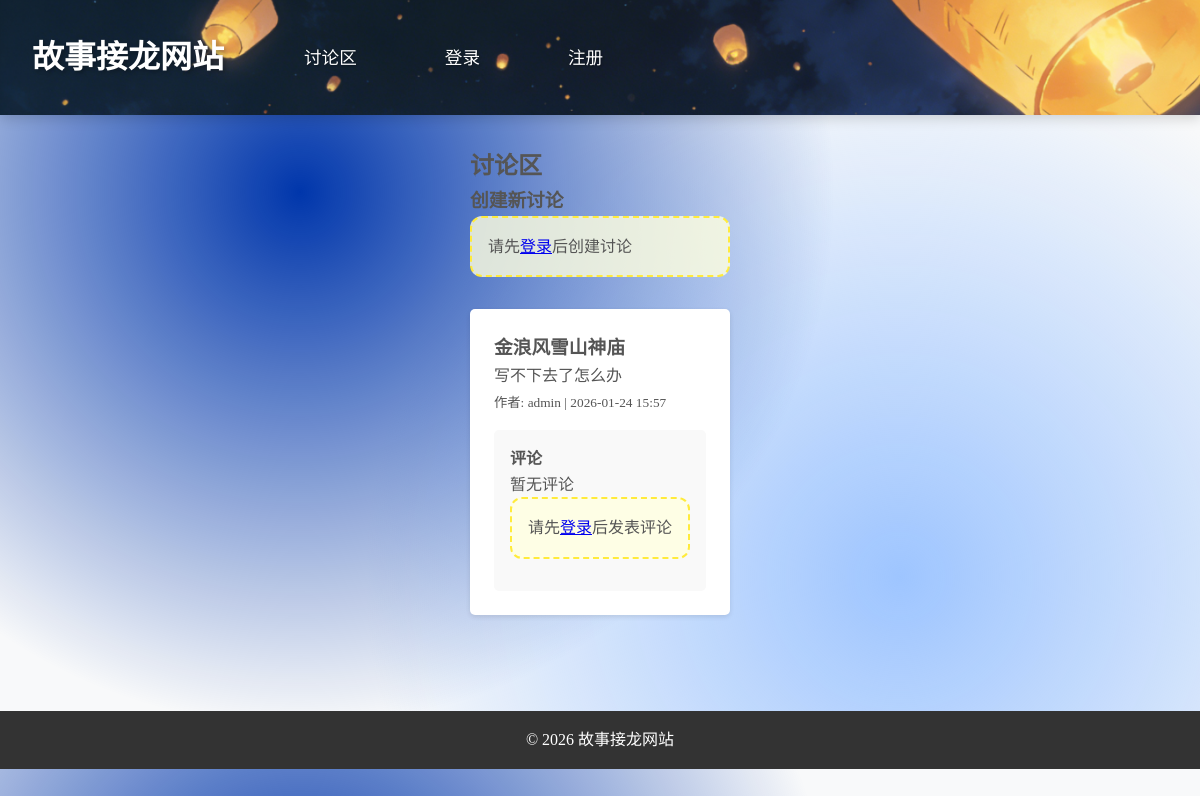
The page /discussions on the database its author committed.
### database.py (models this page shows)
class DiscussionDB(Base):
    __tablename__ = "discussions"
    id = Column(Integer, primary_key=True, index=True)
    title = Column(String(200), nullable=False)
    content = Column(Text, nullable=False)
    author_id = Column(Integer, ForeignKey("users.id"), nullable=False)
    author_name = Column(String(50), nullable=False)
    created_at = Column(DateTime, default=datetime.now)
    author = relationship("UserDB", back_populates="discussions")
    comments = relationship("DiscussionCommentDB", back_populates="discussion")

### routers/discussions.py (the view)
@router.get("/discussions", response_class=HTMLResponse)
async def list_discussions(request: Request, db: Session = Depends(get_db)):
    discussions = get_all_discussions(db)
    discussion_comments = {}
    for discussion in discussions:
        discussion.content_html = markdown.markdown(discussion.content)
        comments = get_comments_by_discussion(db, discussion.id)
        for comment in comments:
            comment.content_html = markdown.markdown(comment.content)
        discussion_comments[discussion.id] = comments
    current_user = await get_current_user(request, db)
    return templates.TemplateResponse(
        "discussions.html",
        {
            "request": request,
            "discussions": discussions,
            "discussion_comments": discussion_comments,
            "current_user": current_user
        }
    )

### templates/discussions.html (shortened to what this page needs)
{% extends "base.html" %}
{% block content %}
    <section class="discussion-page">
        <h2>讨论区</h2>
        <div class="create-discussion">
            <h3>创建新讨论</h3>
            {% if current_user %}
                <form action="/create-discussion" method="post">
                    <div>
                        <label for="title">讨论标题:</label>
                        <input type="text" id="title" name="title" required>
                    </div>
                    <div>
                        <label for="content">讨论内容:</label>
                        <textarea id="content" name="content" rows="4" required></textarea>
                    </div>
                    <button type="submit">创建讨论</button>
                </form>
            {% else %}
                <p class="login-prompt">请先<a href="/login">登录</a>后创建讨论</p>
            {% endif %}
        </div>
        <div class="discussion-list">
            {% if discussions %}
                {% for discussion in discussions %}
                    <div class="discussion-item">
                        <h3>{{ discussion.title }}</h3>
                        {{ discussion.content_html|safe }}
                        <small>作者: {{ discussion.author_name }} | {{ discussion.created_at.strftime('%Y-%m-%d %H:%M') }}</small>
                        <div class="discussion-comments">
                            <h4>评论</h4>
                            {% if discussion_comments.get(discussion.id) %}
                                <ul>
                                    {% for comment in discussion_comments[discussion.id] %}
                                        <li>
                                            <strong>{{ comment.author_name }}:</strong> {{ comment.content_html|safe }}
                                            <small>{{ comment.created_at.strftime('%Y-%m-%d %H:%M') }}</small>
                                        </li>
                                    {% endfor %}
                                </ul>
                            {% else %}
                                <p>暂无评论</p>
                            {% endif %}
                            {% if current_user %}
                                <form action="/discussions/{{ discussion.id }}/comment" method="post">
                                    <div>
                                        <label for="comment-content-{{ discussion.id }}">评论内容:</label>
                                        <textarea id="comment-content-{{ discussion.id }}" name="content" rows="2" required></textarea>
                                    </div>
                                    <button type="submit">发表评论</button>
                                </form>
                            {% else %}
                                <p class="login-prompt">请先<a href="/login">登录</a>后发表评论</p>
                            {% endif %}
                        </div>
                    </div>
                {% endfor %}
            {% else %}
                <p>还没有讨论主题，快来创建第一个讨论吧！</p>
            {% endif %}
        </div>
    </section>
{% endblock %}

### static/css/styles.css (style rules this page uses)
* { margin: 0; padding: 0; box-sizing: border-box; }
body { font-family: Arial, sans-serif; line-height: 1.6; color: #333; background-color: #f4f4f4; }
.discussion-page { max-width: 800px; margin: 0 auto; }
.create-discussion { margin-bottom: 2rem; }
.discussion-item { background-color: #fff; padding: 1.5rem; border-radius: 5px; box-shadow: 0 2px 5px rgba(0, 0, 0, 0.1); margin-bottom: 2rem; }
.discussion-comments { margin-top: 1rem; padding: 1rem; background-color: #f9f9f9; border-radius: 5px; }

### templates/base.html (style rules this page uses)
* { margin: 0; padding: 0; box-sizing: border-box; }
body { font-family: 'Comic Sans MS', 'Chalkboard SE', 'Marker Felt', cursive; line-height: 1.6; color: #555; background-color: #f8f9fa; background-image: radial-gradient(circle at 25% 25%, #0036ab 0%, transparent 50%), radial-gradient(circle at 75% 75%, #9ec5ff 0%, transparent 50%); background-size: 100%; }
.login-prompt { margin-bottom: 1rem; padding: 1rem; background-color: rgba(255, 255, 224, 0.8); border-radius: 12px; border: 2px dashed #ffeb3b; }

### rows shown on the page
DiscussionDB: title "金浪风雪山神庙", content_html "写不下去了怎么办", author_name "admin", created_at "2026-01-24 15:57", shows "暂无评论"
